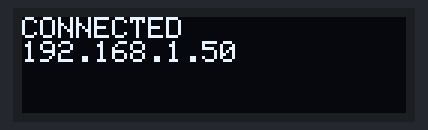
A sketch run on a simulated ESP32. Shown: 128×32 one-colour display. WiFi joins after 1.5 s; servers stay silent unless stated; network time is answered at once with the bench clock; uploads are accepted with an empty reply; the local clock reads 2024-03-15 10:24:30 at power-on unless the sketch sets it; what the sketch prints to the serial monitor is not drawn.

Above: at 2.2 s.

The sketch:

UBahnDepart.ino
```cpp
#include <SPI.h>
#include <Wire.h>
#include "WiFi.h"
#include <ArduinoJson.h>
#include <HTTPClient.h>
#include <NTPClient.h>
#include <Udp.h>
#include <Adafruit_GFX.h>
#include <Adafruit_SSD1306.h>

// wifi parameters
#define WIFI_NETWORK "NETWORK_NAME"
#define WIFI_PASSWORD "NETWORK_PASSWORD"
#define WIFI_TIMEOUT_MS 20000

// current Time client
WiFiUDP ntpUDP;
NTPClient timeClient(ntpUDP);
String formattedDate;
String dayStamp;
String timeStamp;

// screen Parameters
#define SCREEN_WIDTH 128 // OLED display width, in pixels
#define SCREEN_HEIGHT 32 // OLED display height, in pixels
#define OLED_RESET     -1 // Reset pin # (or -1 if sharing Arduino reset pin)
#define SCREEN_ADDRESS 0x3C ///< See datasheet for Address; 0x3D for 128x64, 0x3C for 128x32
Adafruit_SSD1306 display(SCREEN_WIDTH, SCREEN_HEIGHT, &Wire, OLED_RESET);

#define LOGO_HEIGHT   16
#define LOGO_WIDTH    16

DynamicJsonDocument doc(24576);

void setup()
{
  Serial.begin(9600);
  // Wait for display
  delay(500);
  // SSD1306_SWITCHCAPVCC = generate display voltage from 3.3V internally
  if(!display.begin(SSD1306_SWITCHCAPVCC, SCREEN_ADDRESS)) {
    Serial.println(F("SSD1306 allocation failed"));
    for(;;); // Don't proceed, loop forever
  }

  ConnectToWifi();

  timeClient.begin();
  // Set offset time in seconds to adjust for your timezone, for example:
  // GMT +1 = 3600
  // GMT +8 = 28800
  // GMT -1 = -3600
  // GMT 0 = 0
  timeClient.setTimeOffset(3600);
}

void loop()
{
  // Get Current Time
  timeClient.update();
  int splitT = formattedDate.indexOf("T");
  formattedDate = timeClient.getFormattedTime();
  timeStamp = formattedDate.substring(splitT+1, formattedDate.length()-1); // time stamp is hh:mm:s
  timeStamp = timeStamp.substring(3,5);

  // 10 mins of departures
  HTTPClient http;
  http.begin("https://v6.bvg.transport.rest/stops/900055102/departures?duration=10&regional=false&suberban=false&linesOfStops=true&bus=false&remarks=false"); //Specify request destination
  int httpCode = http.GET(); //Send the request

  DeserializationError error = deserializeJson(doc, http.getString()); //Get the request response payload
  if (error)
  {
    Serial.print("deserializeJson() failed: ");
    Serial.println(error.c_str());
    return;
  }
  JsonArray departures = doc["departures"];

  // prep display
  display.clearDisplay();
  display.setCursor(0,0);
  display.setTextSize(1);
  display.setTextColor(SSD1306_WHITE);

  int depIndex = 0;
  while ( !departures[depIndex].isNull() )
  {
    const char* dest = departures[depIndex]["direction"];
    const char* timeData  = departures[depIndex]["plannedWhen"];
    String min = String(timeData).substring(14, 16);
    int leaveTime = 0;
    int currentTime = 0;
    int timeRemaining = 0;

    // convert minute string to int
    for (int strIndex = 0; strIndex < 2; strIndex++)
    {
      currentTime += (int)(timeStamp[strIndex]) - 30;   // ascii numbers start at byte 30
      leaveTime += (int)(min[strIndex]) - 30;

      if (strIndex == 0)
      {
        leaveTime *= 10;
        currentTime *= 10;
      }
    }

    // Get the difference between times
    if (currentTime > leaveTime) // check if the depart time is in the next hour
    {
      leaveTime += 60;
    }

    timeRemaining = leaveTime - currentTime;

    display.printf("%.15s: %d\n", dest, timeRemaining);

    depIndex++;
  }

  display.display();

  http.end(); //Close connection

  delay(3000);
}

void ConnectToWifi()
{
  display.clearDisplay();
  display.setTextSize(1);
  display.setCursor(0,0);
  display.setTextColor(SSD1306_WHITE);

  WiFi.mode(WIFI_STA);
  WiFi.begin(WIFI_NETWORK, WIFI_PASSWORD);

  display.println("Connecting to wifi...");
  display.display();
  delay(100);

  unsigned long startAttemptTime = millis();

  while (WiFi.status() != WL_CONNECTED && millis() - startAttemptTime < WIFI_TIMEOUT_MS)
  {
    display.clearDisplay();
    display.setCursor(0,0);
    display.println("Connecting to wifi.");
    display.display();
    delay(500);

    display.clearDisplay();
    display.setCursor(0,0);
    display.println("Connecting to wifi..");
    display.display();
    delay(500);

    display.clearDisplay();
    display.setCursor(0,0);
    display.println("Connecting to wifi...");
    display.display();
    delay(500);
  }

  if (WiFi.status() != WL_CONNECTED)
  {
    display.clearDisplay();
    display.setCursor(0,0);
    display.println("Error Connecting");
    display.display();
    delay(1000);
  }
  else
  {
    display.clearDisplay();
    display.setCursor(0,0);
    display.println("CONNECTED");
    display.println(WiFi.localIP());
    display.display();
    delay(1000);
  }
}
```
